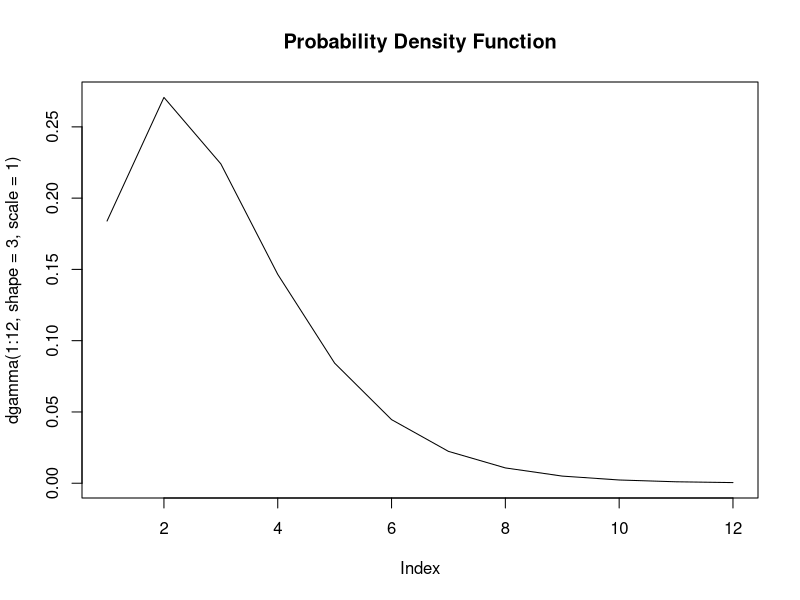
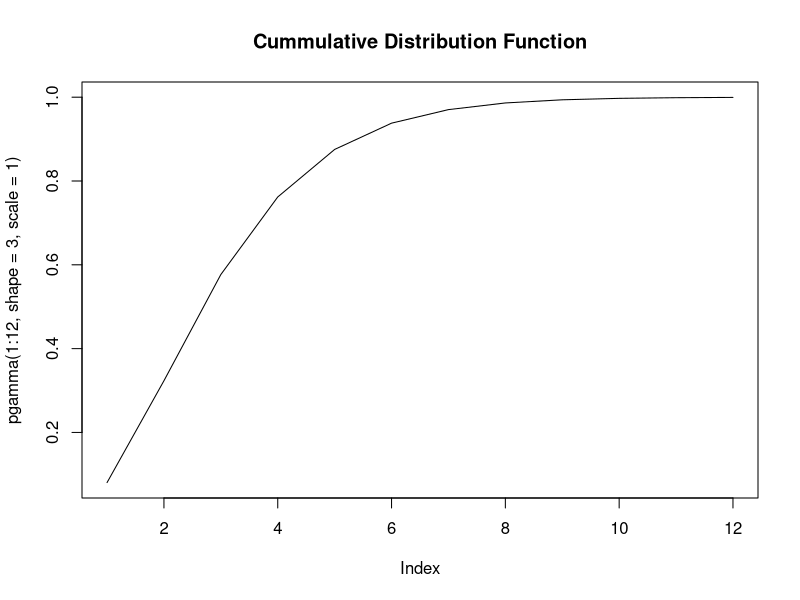
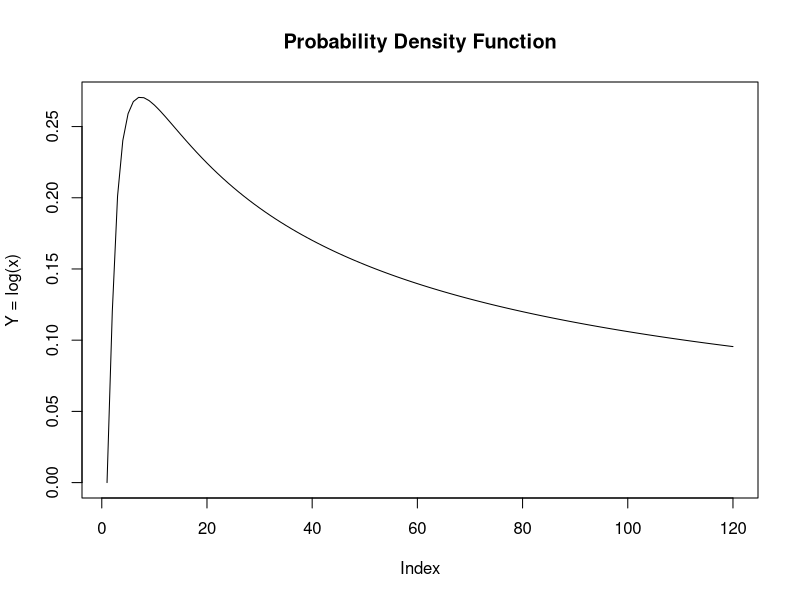
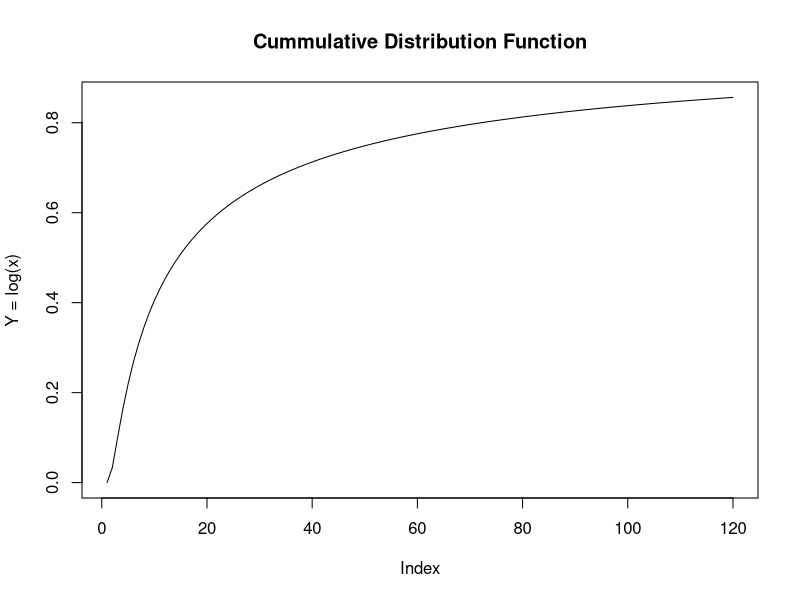
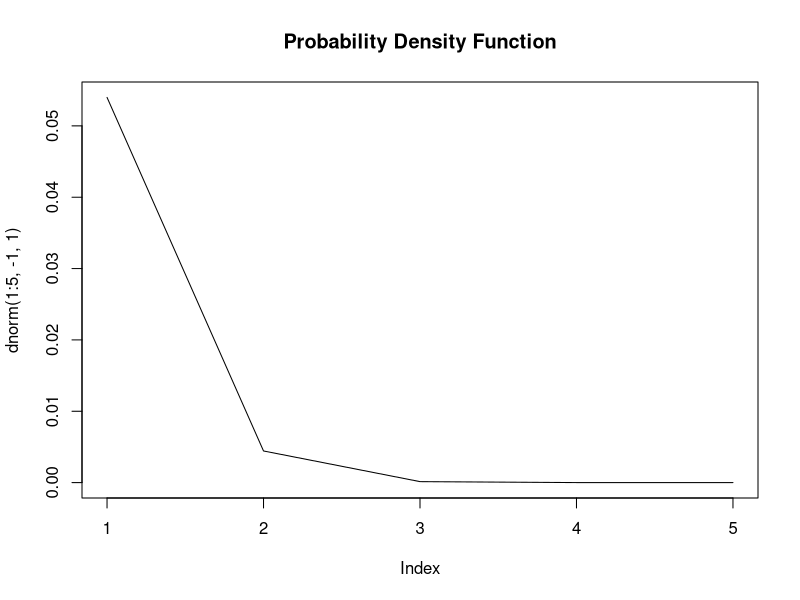
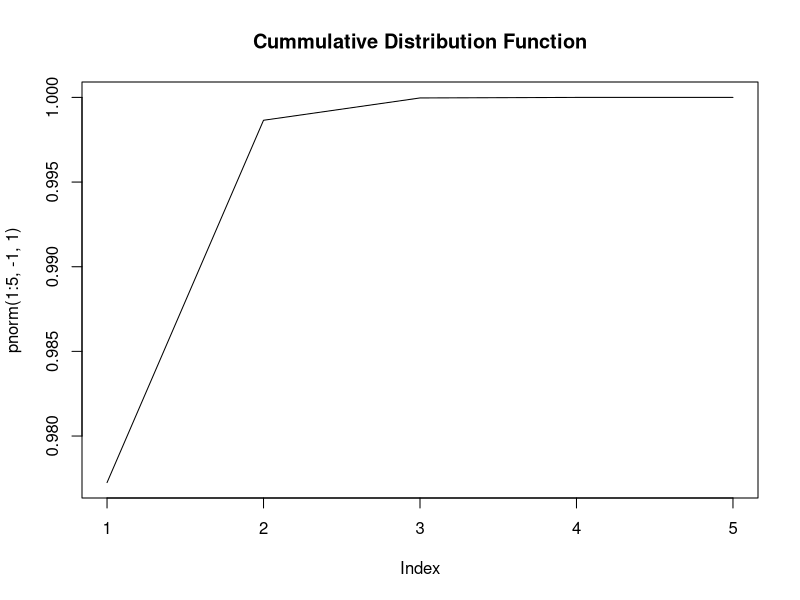
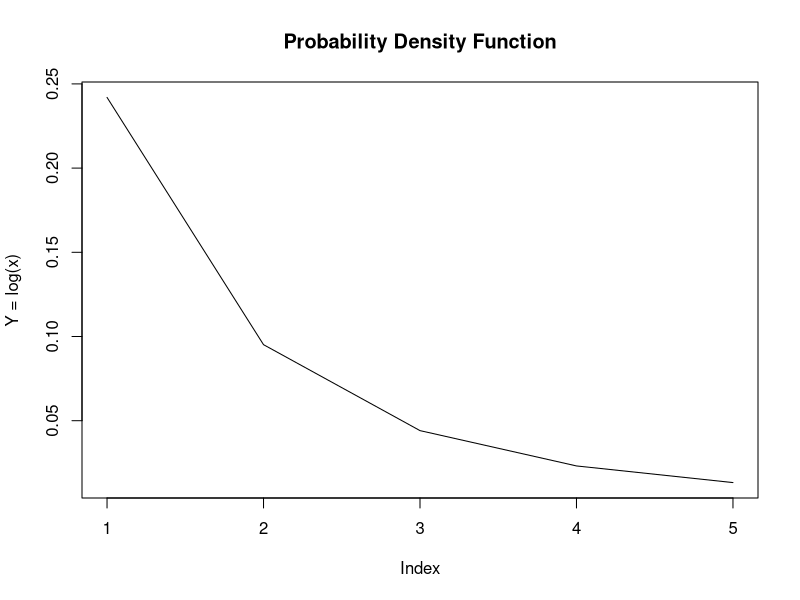
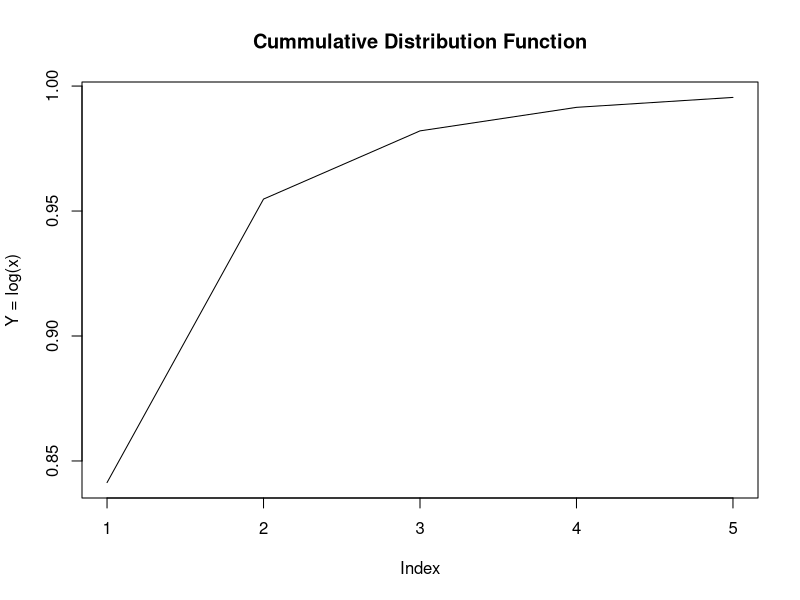

These charts were generated, in order, by the following R code:
## ---- chunk 1
plot(dgamma(1:12, shape = 3, scale = 1),
     type = "l",
     main = "Probability Density Function")

plot(pgamma(1:12, shape = 3, scale = 1),
     type = "l",
     main = "Cummulative Distribution Function")
## ---- chunk 2
plot(dgamma(log(1:120), shape = 3, scale = 1),
     type = "l",
     main = "Probability Density Function",
     ylab = "Y = log(x)")
mean(dgamma(log(1:120), shape = 3, scale = 1))
median(dgamma(log(1:120), shape = 3, scale = 1))

plot(pgamma(log(1:120), shape = 3, scale = 1),
     type = "l",
     main = "Cummulative Distribution Function",
     ylab = "Y = log(x)")
mean(pgamma(log(1:120), shape = 3, scale = 1))
median(pgamma(log(1:120), shape = 3, scale = 1))
## ---- chunk 3
plot(dnorm(1:5, -1, 1),
     type = "l",
     main = "Probability Density Function")

plot(pnorm(1:5, -1, 1),
     type = "l",
     main = "Cummulative Distribution Function")
## ---- chunk 4
plot(dnorm(log(1:5), -1, 1),
     type = "l",
     main = "Probability Density Function",
     ylab = "Y = log(x)")
mean(dnorm(log(1:5), -1, 1))
median(dnorm(log(1:5), -1, 1))

plot(pnorm(log(1:5), -1, 1),
     type = "l",
     main = "Cummulative Distribution Function",
     ylab = "Y = log(x)")
mean(pnorm(log(1:5), -1, 1))
median(pnorm(log(1:5), -1, 1))
## ---- chunk 5
plot(dunif(1:18, 0, 12),
     type = "l",
     main = "Probability Density Function")
plot(punif(1:18, 0, 12),
     type = "l",
     main = "Cummulative Distribution Function")
## ---- chunk 6
plot(dunif(log(1:18), 0, 12),
     type = "l",
     main = "Probability Density Function",
     ylab = "Y = log(x)")
mean(dunif(log(1:18),0,12))
median(dunif(log(1:18), 0, 12))

plot(punif(log(1:18),0,12),
     type = "l",
     main = "Cummulative Distribution Function",
     ylab = "Y = log(x)")
mean(punif(log(1:18),0,12))
median(punif(log(1:18), 0, 12))
